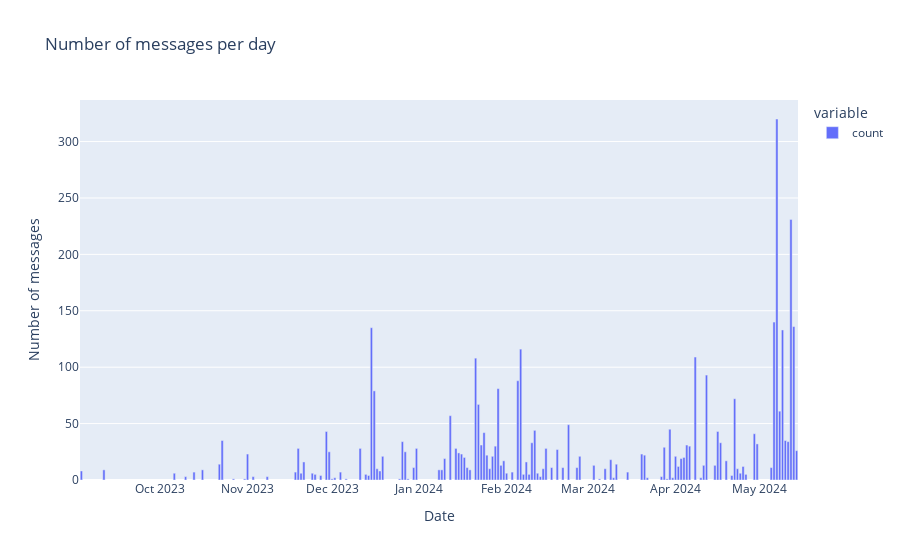

Source (notebook cell):
### Code cell
#plot the date and time of the messages per day
fig = px.bar(dt_data['date'].dt.date.value_counts(), title='Number of messages per day')
fig.update_layout(xaxis_title='Date', yaxis_title='Number of messages')
fig.show()

### Figure 1 — Plotly figure (JSON) as saved in the notebook; plotly's stock layout.template omitted (floating-point values rounded to 4 significant figures)
{"data": [{"alignmentgroup": "True", "hovertemplate": "variable=count<br>date=%{x}<br>value=%{y}<extra></extra>", "legendgroup": "count", "marker": {"color": "#636efa", "pattern": {"shape": ""}}, "name": "count", "offsetgroup": "count", "orientation": "v", "showlegend": true, "textposition": "auto", "type": "bar", "x": ["2024-05-07", "2024-05-12", "2024-05-06", "2024-05-13", "2023-12-15", "2024-05-09", "2024-02-06", "2024-04-08", "2024-01-21", "2024-04-12", "2024-02-05", "2024-01-29", "2023-12-16", "2024-04-22", "2024-01-22", "2024-05-08", "2024-01-12", "2024-02-23", "2024-03-30", "2024-02-11", "2024-04-16", "2023-11-29", "2024-01-24", "2024-04-29", "2023-10-23", "2024-05-10", "2023-12-26", "2024-05-11", "2024-04-17", "2024-02-10", "2024-04-30", "2024-01-23", "2024-04-05", "2024-01-28", "2024-04-06", "2024-03-28", "2024-02-15", "2023-12-11", "2023-12-31", "2023-11-19", "2024-01-14", "2024-02-19", "2024-05-14", "2023-11-30", "2023-12-27", "2024-01-15", "2024-01-16", "2024-03-20", "2023-11-01", "2024-01-25", "2024-03-21", "2024-01-27", "2024-04-01", "2023-12-19", "2024-02-27", "2024-04-04", "2024-01-17", "2024-04-03", "2024-01-10", "2024-03-09", "2024-04-19", "2024-01-31", "2024-02-08", "2023-11-21", "2023-10-22", "2024-03-11", "2024-03-03", "2024-04-11", "2024-04-15", "2024-01-30", "2024-04-02", "2024-04-25", "2024-01-18", "2023-12-30", "2024-05-05", "2024-02-17", "2024-02-21", "2024-02-26", "2024-03-07", "2024-04-23", "2024-02-14", "2023-12-17", "2024-01-26", "2024-01-08", "2024-01-19", "2023-09-11", "2023-10-16", "2024-01-09", "2023-09-03", "2023-12-18", "2024-03-15", "2023-10-13", "2024-02-03", "2023-12-04", "2023-11-18", "2023-10-06", "2024-02-12", "2024-02-01", "2024-04-24", "2023-11-20", "2023-11-24", "2023-12-13", "2024-04-26", "2024-02-07", "2023-11-25", "2024-02-09", "2024-04-21", "2023-11-27", "2023-12-14", "2023-11-08", "2023-11-03", "2024-03-27", "2023-10-10", "2024-02-13", "2023-12-02", "2024-03-31", "2024-04-10", "2024-03-10", "2024-03-22", "2023-12-06", "2023-10-31", "2023-10-27", "2023-12-01", "2023-12-25", "2024-03-29", "2023-12-28", "2024-03-05"], "xaxis": "x", "y": [320, 231, 140, 136, 135, 133, 116, 109, 108, 93, 88, 81, 79, 72, 67, 61, 57, 49, 45, 44, 43, 43, 42, 41, 35, 35, 34, 34, 33, 33, 32, 31, 31, 30, 30, 29, 28, 28, 28, 28, 28, 27, 26, 25, 25, 24, 23, 23, 23, 22, 22, 21, 21, 21, 21, 20, 20, 19, 19, 18, 17, 17, 16, 16, 14, 14, 13, 13, 13, 13, 12, 12, 11, 11, 11, 11, 11, 11, 10, 10, 10, 10, 10, 9, 9, 9, 9, 9, 8, 8, 7, 7, 7, 7, 7, 6, 6, 6, 6, 6, 6, 5, 5, 5, 5, 5, 4, 4, 4, 3, 3, 3, 3, 3, 2, 2, 2, 2, 2, 1, 1, 1, 1, 1, 1, 1, 1], "yaxis": "y"}], "layout": {"barmode": "relative", "legend": {"title": {"text": "variable"}, "tracegroupgap": 0}, "title": {"text": "Number of messages per day"}, "xaxis": {"anchor": "y", "domain": [0, 1], "title": {"text": "Date"}}, "yaxis": {"anchor": "x", "domain": [0, 1], "title": {"text": "Number of messages"}}}}
